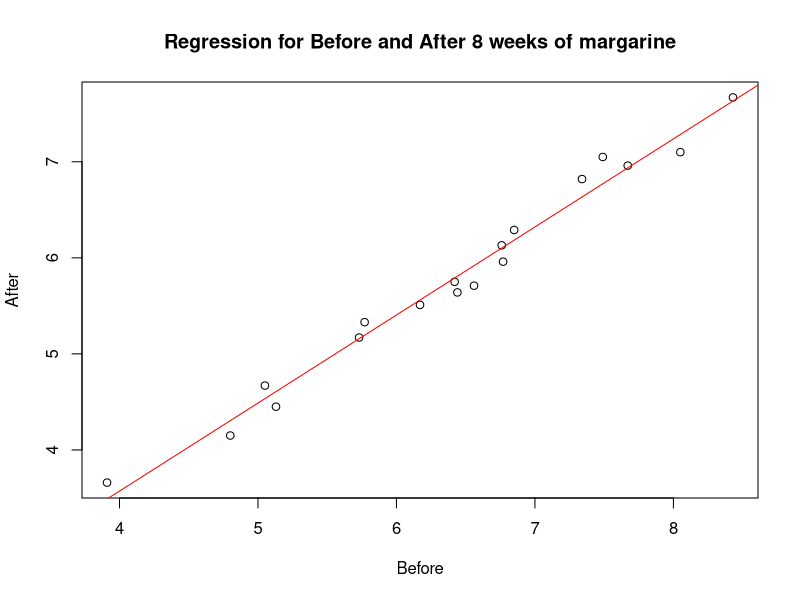
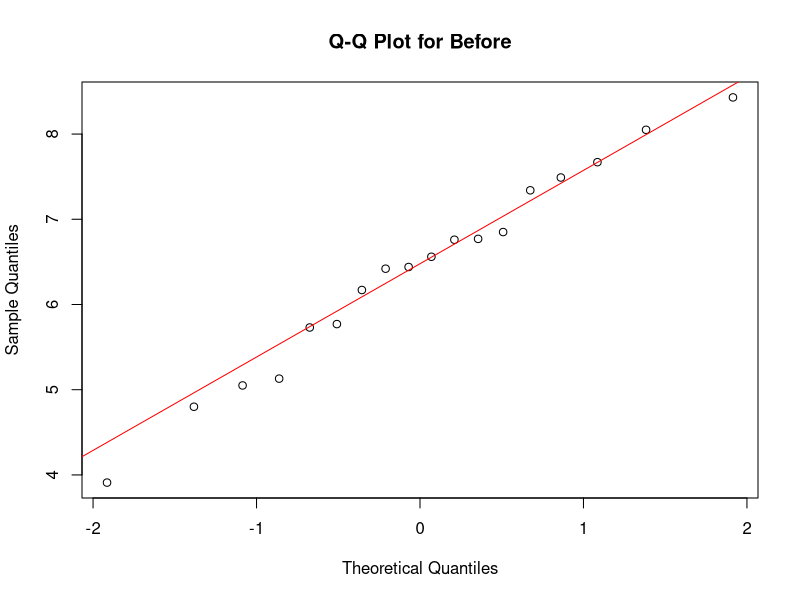
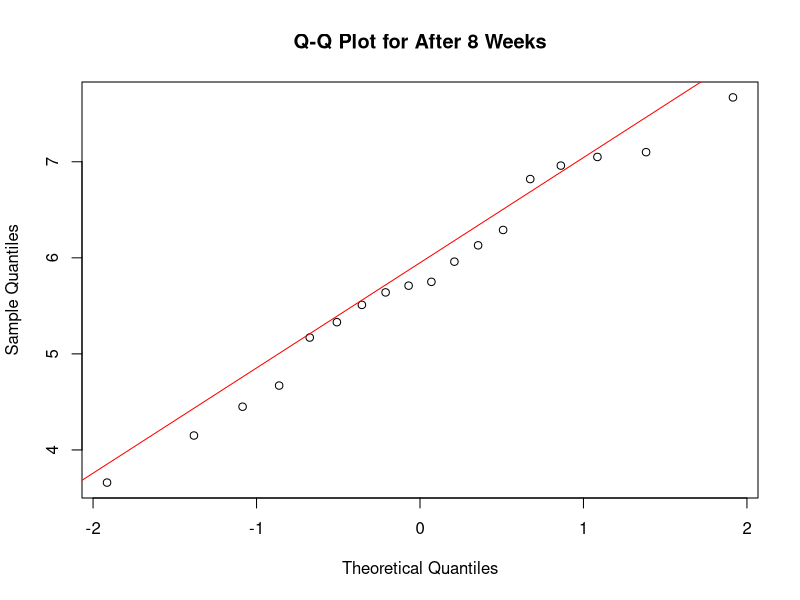
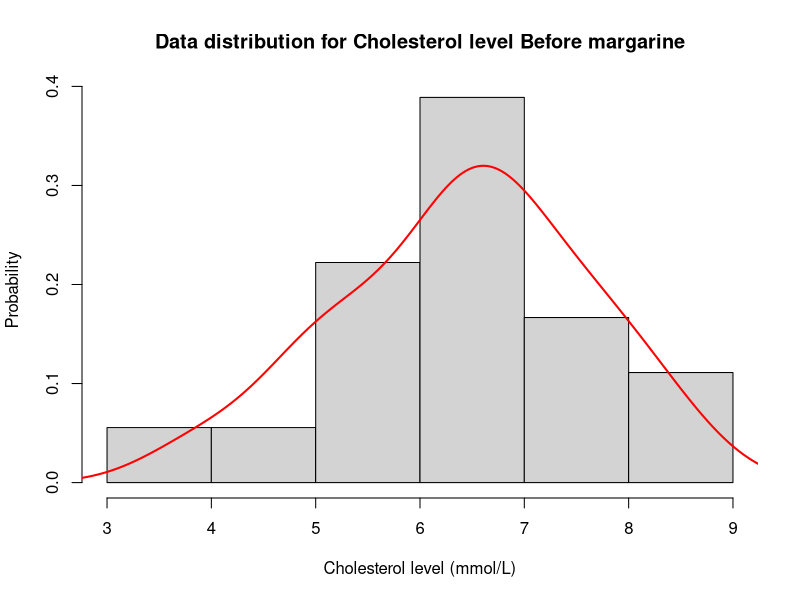
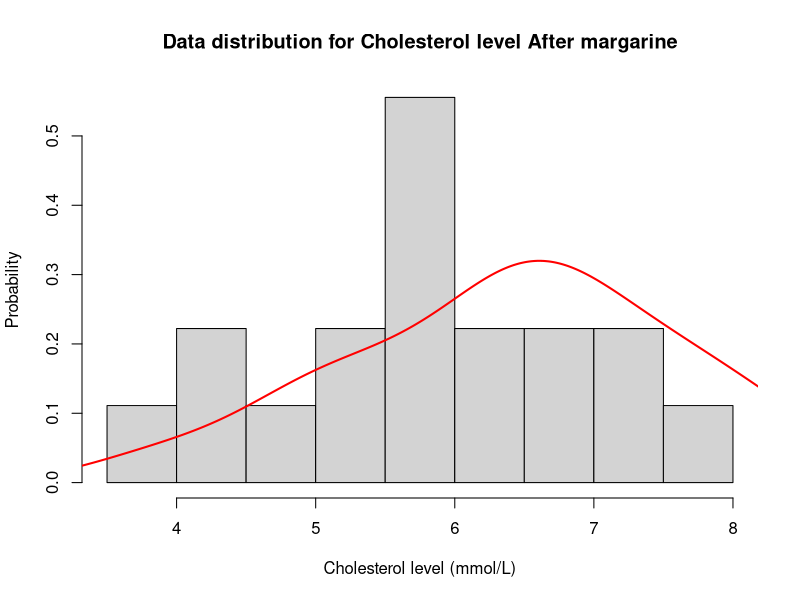
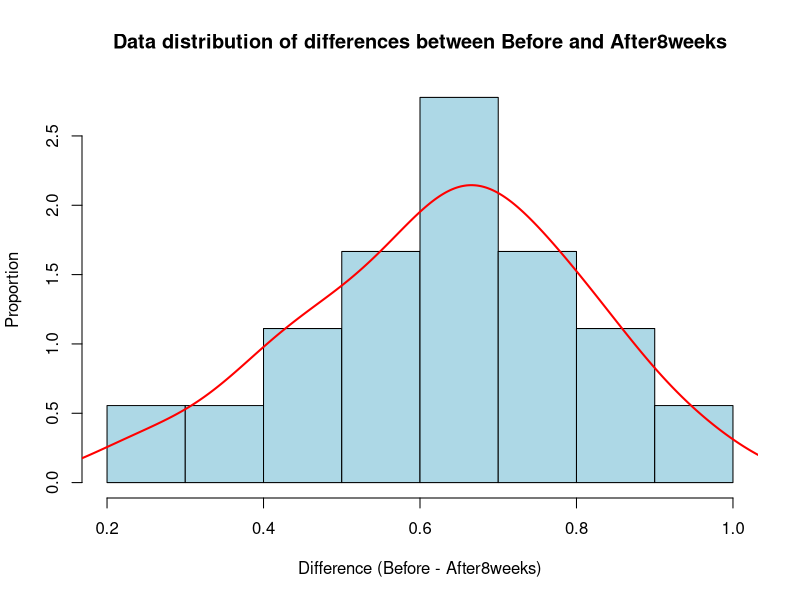
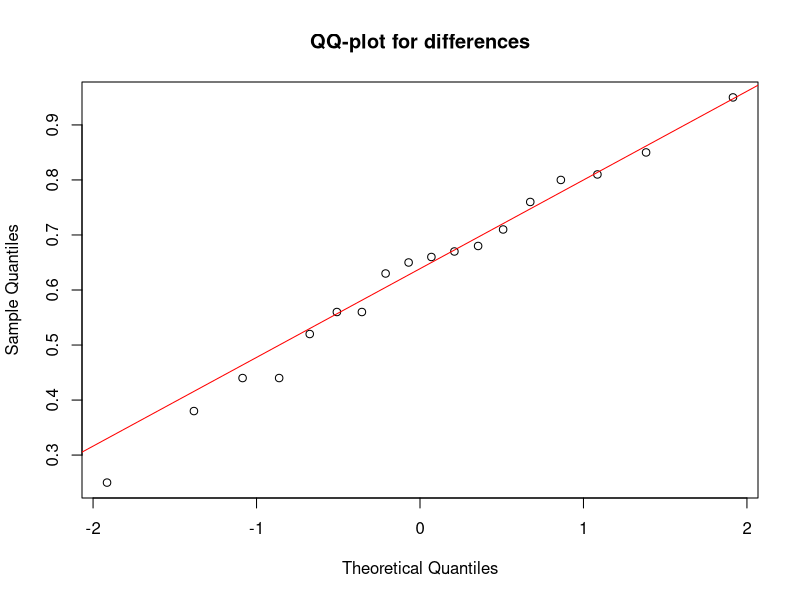
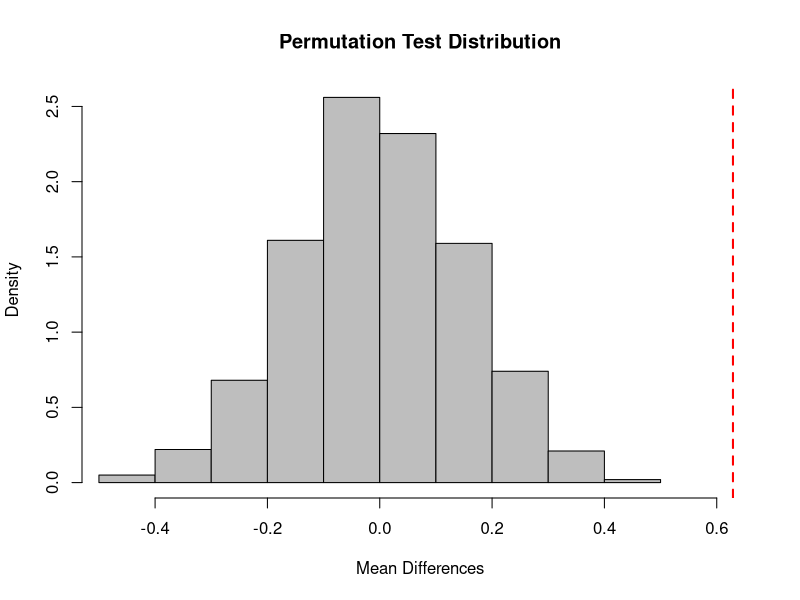

R code for these plots, in order:
# To install the necessary package, uncomment the next line
# install.packages("ggplot2")

# Importing library and reading data
library(ggplot2)
set.seed(0)
data = read.delim("cholesterol.txt", sep=' ')

################## QUESTION 1A #####################

# A scatter plot for correlation between Before and After8weeks
plot(data$Before, data$After8weeks, 
     main = 'Regression for Before and After 8 weeks of margarine', 
     xlab='Before', 
     ylab='After')
abline(lm(After8weeks ~ Before, data = data), col = "red")

# Some QQ-plots to try out
#qplot(sample = Before, data = data, main = 'QQ-plot', xlab='theoretical', ylab = 'sample')
#qplot(sample = After8weeks, data = data, main = 'QQ-plot', xlab='theoretical', ylab = 'sample')

qqnorm(data$Before, main = "Q-Q Plot for Before")
qqline(data$Before, col = "red")

qqnorm(data$After8weeks, main = "Q-Q Plot for After 8 Weeks")
qqline(data$After8weeks, col = "red")

# Histograms to visualize distribution of Before and After8weeks
hist(data$Before, probability = TRUE, 
     main = 'Data distribution for Cholesterol level Before margarine',
     xlab = 'Cholesterol level (mmol/L)',
     ylab = 'Probability')
lines(density(data$Before), col = "red", lwd = 2)

hist(data$After8weeks, probability = TRUE, 
     main = 'Data distribution for Cholesterol level After margarine',
     xlab = 'Cholesterol level (mmol/L)',
     ylab = 'Probability')
lines(density(data$Before), col = "red", lwd = 2)


##################### QUESTION 1B ########################

# H0: The margarine diet has no effect, i.e. the mean cholesterol levels Before and After 8 weeks are the same
# H1: The margarine diet reduces cholesterol levels --> mean_before > mean_after
# Paired t-test
# Assumption: the differences between Before and After should be normally distributed
# Outcome: if p < 0.05, reject H0
t.test(data$Before, data$After8weeks, paired = TRUE, alternative = "greater")

# Visualizing distribution of the differences
difference = data$Before - data$After8weeks

hist(difference, probability = TRUE,
     main = 'Data distribution of differences between Before and After8weeks',
     col = 'lightblue',
     xlab = 'Difference (Before - After8weeks)',
     ylab = 'Proportion')
lines(density(difference), col = 'red', lwd = 2)

qqnorm(difference,
       main = 'QQ-plot for differences',
       xlab = 'Theoretical Quantiles',
       ylab = 'Sample Quantiles')
qqline(difference, col = "red")

# Testing normality of the data
# If p > 0.05 --> fail to reject normality (data is normal)
shapiro.test(difference)

# Doing permutation test:
# H0: there is no difference between the Before and After8weeks groups
diff = data$Before - data$After8weeks
n_permutations = 1000
observed_mean = mean(diff)

permute_test = function(diff) {
  permuted_diff <- diff * sample(c(-1, 1), length(diff), replace = TRUE)  # Randomly flip signs
  return(mean(permuted_diff)) 
}

set.seed(42)
permute_distr = replicate(n_permutations, permute_test(diff))

# Histogram of the permutation distribution
hist(permute_distr, probability = TRUE, col = "gray", 
     main = "Permutation Test Distribution", xlab = "Mean Differences",
     xlim = range(c(permute_distr, observed_mean)))  # Adjust x-axis limits

# Add a red line at observed mean difference
abline(v = observed_mean, col = "red", lwd = 2, lty = 2)

# Print observed mean to check if it is within range
cat("Observed mean difference:", observed_mean, "\n")

# Compute p-value
p_value = mean(abs(permute_distr) >= abs(observed_mean))
cat("Permutation test p-value:", p_value, "\n")

# Doing a Mann-Whitney U-test, as we are testing ordinal data
# H0: There is no difference in mean cholesterol level in the Before and After groups
wilcox.test(data$Before, data$After8weeks, paired = TRUE, alternative = "two.sided")
# H1: cholesterol levels are lower after 8 weeks
wilcox.test(data$Before, data$After8weeks, paired = TRUE, alternative = "greater")


##################### QUESTION 1C ########################
# calculating 97% CI for mu using t-score
n = length(data$After8weeks)
sample_mean = mean(data$After8weeks)
sample_sd = sd(data$After8weeks)
critical_value = qt(1-0.015, df=17)
standard_error = sample_sd / sqrt(n)

left_bound = sample_mean - critical_value * standard_error
right_bound = sample_mean + critical_value * standard_error

cat("97% Confidence Interval for mu: [", left_bound, ",", right_bound, "]\n")

# calculating 97% CI for mu with bootstrapping
bootstrap_ci = function(x, conf_level = 0.97, B = 10000) {
  alpha = 1 - conf_level
  Bstats = lapply(1:B, FUN = function(i) {
    boot_sample = sample(x, size = length(x), replace = TRUE)
    mean(boot_sample)
  } )
  Bstats = unlist(Bstats)
  quantile(Bstats, prob = c(alpha/2, 1-alpha/2))
}

set.seed(42)
bootstrap_ci(data$After8weeks)

##################### QUESTION 1D ########################




##################### QUESTION 1E ########################
median(data$After8weeks)
wilcox.test(data$After8weeks, mu = 6, alternative = "less")

# Count how many values in After8weeks are less than 4.5
count_below_4.5 = sum(data$After8weeks < 4.5)
percentage_below_4.5 = (count_below_4.5 / length(data$After8weeks)) * 100
cat("Percentage of cholesterol levels below 4.5:", percentage_below_4.5, "%\n")

# H0: The fraction of cholesterol levels below 4.5 is at most 25%
# H1: The fraction is greater than 25%
# if the p-value is small (<0.05), we reject H0 and conclude that the fraction is significantly greater than 25%.
binom.test(count_below_4.5, length(data$After8weeks), p = 0.25, alternative = "greater")

